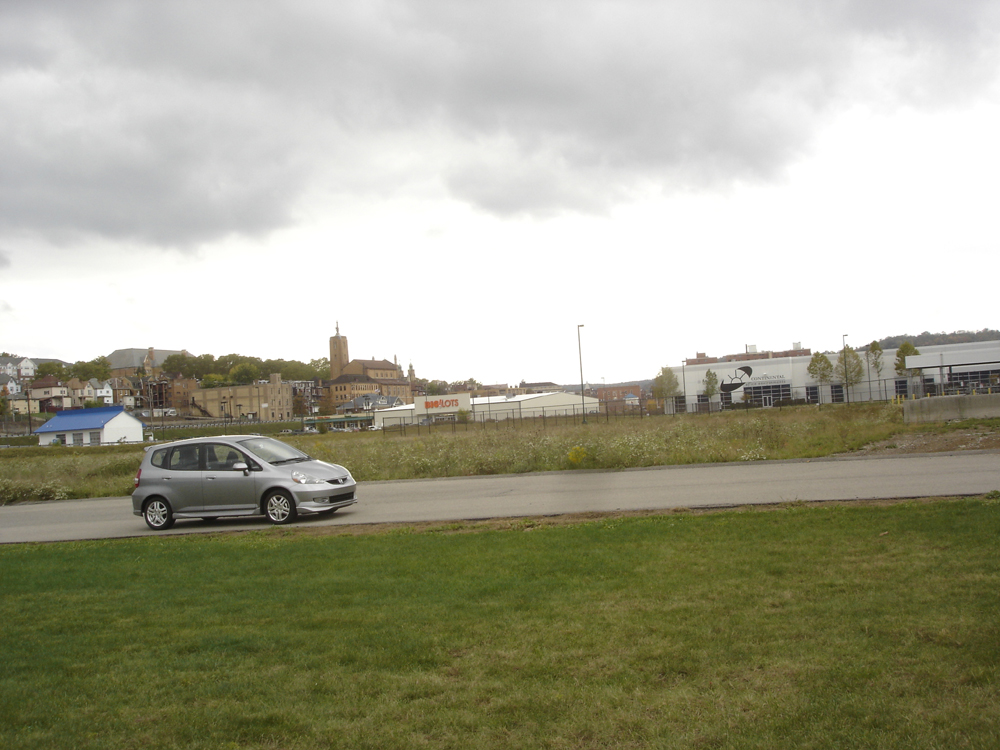
#> input picture isy/isy-02/isy-02/images/pano3.jpg, 1000 x 750 px; the run also reads 1 picture not shown here
$ python 02_stitching.py
#> lines starting #> are read from the running program, lines starting #| are printed output that depends on the picture
### isy/isy-02/isy-02/ImageStitcher.py
import numpy as np
import cv2


# complete the class ImageStitcher

class ImageStitcher:
    """A simple class for stitching two images. The class expects two color images"""

    def __init__(self, imagelist):

        self.imagelist = imagelist

        # match ratio to clean feature area from non-important ones
        self.distanceRatio = 0.75
        # theshold for homography
        self.reprojectionThreshold = 4.0

    def match_keypoints(self, kpsPano1, kpsPano2, descriptors1, descriptors2):
        """This function computes the matching of image features between two different
        images and a transformation matrix (aka homography) that we will use to unwarp the images
        and place them correctly next to each other. There is no need for modifying this, we will
        cover what is happening here later in the course.
        """
        # compute the raw matches using a Bruteforce matcher that
        # compares image descriptors/feature vectors in high-dimensional space
        # by employing K-Nearest-Neighbor match (more next course)
        bf = cv2.BFMatcher()
        rawmatches = bf.knnMatch(descriptors1, descriptors2, 2)
        matches = []

        # loop over the raw matches and filter them
        for m in rawmatches:
            # ensure the distance is within a certain ratio of each
            # other (i.e. David Lowe's ratio = 0.75)
            # in other words - panorama images need some useful overlap
            if len(m) == 2 and m[0].distance < m[1].distance * self.distanceRatio:
                matches.append((m[0].trainIdx, m[0].queryIdx))

        print("matches:", len(matches))
        # we need to compute a homography - more next course
        # computing a homography requires at least 4 matches
        if len(matches) > 4:
            # construct the two sets of points
            ptsPano1 = np.float32([kpsPano1[i].pt for (_, i) in matches])
            ptsPano2 = np.float32([kpsPano2[i].pt for (i, _) in matches])

            # compute the homography between the two sets of points
            (H, status) = cv2.findHomography(ptsPano1, ptsPano2, cv2.RANSAC, self.reprojectionThreshold)

            # we return the corresponding perspective transform and some
            # necessary status object + the used matches
            return (H, status, matches)

        # otherwise, no homograpy could be computed
        return None

    def draw_matches(self, img1, img2, kp1, kp2, matches, status):
        """For each pair of points we draw a line between both images and circles,
        then connect a line between them.
        Returns a new image containing the visualized matches
        """

        (h1, w1) = img1.shape[:2]
        (h2, w2) = img2.shape[:2]
        vis = np.zeros((max(h1, h2), w1 + w2, 3), dtype="uint8")
        vis[0:h1, 0:w1] = img1
        vis[0:h2, w1:] = img2

        for ((idx2, idx1), s) in zip(matches, status):
            # only process the match if the keypoint was successfully matched
            if s == 1:

                # x - columns
                # y - rows
                (x1, y1) = kp1[idx1].pt
                (x2, y2) = kp2[idx2].pt

                # Draw a small circle at both co-ordinates
                # radius 4
                # colour blue
                # thickness = 1
                cv2.circle(vis, (int(x1), int(y1)), 4, (255, 255, 0), 1)
                cv2.circle(vis, (int(x2) + w1, int(y2)), 4, (255, 255, 0), 1)

                # Draw a line in between the two points
                # thickness = 1
                # colour blue
                cv2.line(vis, (int(x1), int(y1)), (int(x2) + w1, int(y2)), (255, 0, 0), 1)
        return vis

    def stitch_to_panorama(self):

        # YOUR CODE HERE
        # 1. create feature extraction
        sift = cv2.xfeatures2d.SIFT_create()
        # 2. detect and compute keypoints and descriptors for the first image
        img1 = self.imagelist[0]
        kp1, desc1 = sift.detectAndCompute(img1, None)

        matchList = []
        panoramaImg= []
        # 3. loop through the remaining images and detect and compute keypoints + descriptors
        for img2 in self.imagelist[1:]:
            kp2, desc2 = sift.detectAndCompute(img2, None)
            # 4. match features between the two consecutive images and check if the
            # result might be None.
            # if not enough matches were found we can't stitch
            # and we break here
            result = self.match_keypoints(kp1, kp2, desc1, desc2)
            if result == None:
                break
            H, status, matches = result
            # The result contains matches and a status object that can be used to draw the matches.
            # Additionally (and more importantly) it contains the transformation matrix (homography matrix)
            # commonly refered to as H. That can and should be used with cv2.warpPerspective to transform
            # consecutive images such that they fit together.
            # make sure the size of the new (warped) image is large enough to support the overlap.
            # the resulting image might be too wide (lot of black areas on the right) because there is a
            # substantial overlap
            # 5. create a new image using draw_matches containing the visualized matches

            cols1 = img1.shape[1]
            cols2 = img2.shape[1]
            width = cols1 + cols2
            height = img1.shape[0]
            #to know which image had to be warped, look it up in https://www.pyimagesearch.com/2016/01/11/opencv-panorama-stitching/
            panoramaImg = cv2.warpPerspective(img1, H, (width, height))
            panoramaImg[0:height, 0:cols2] = img2
            matchingImg = self.draw_matches(img1, img2, kp1, kp2, matches, status)
            matchList.append(matchingImg)
            img1 = panoramaImg
            kp1, desc1 = sift.detectAndCompute(panoramaImg, None)

        # 6. return the resulting stitched image
        return (matchList, panoramaImg)

### isy/isy-02/isy-02/02_stitching.py
import numpy as np
import cv2
import math
import sys
from ImageStitcher import *

############################################################
#
#                   Image Stitching
#
############################################################

# 1. load panorama images
carPanoR = cv2.imread('images/pano3.jpg', 1)
#> carPanoR is the input picture: shape (750, 1000, 3); mean B, G, R 144.6, 164.3, 164.9
carPanoM = cv2.imread('images/pano2.jpg', 1)
carPanoL = cv2.imread('images/pano1.jpg', 1)
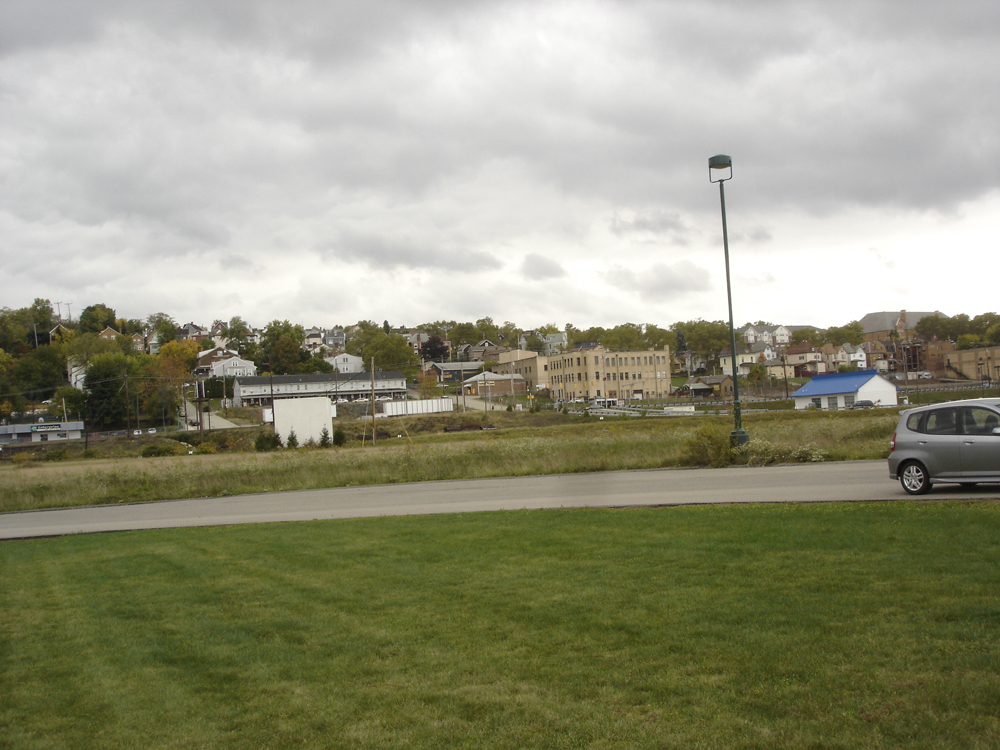
#> input picture isy/isy-02/isy-02/images/pano1.jpg, 1000 x 750 px
#> carPanoL is the input picture: shape (750, 1000, 3); mean B, G, R 125.1, 148.1, 147.9

cityPanoR = cv2.imread('images/pano6.jpg', 1)
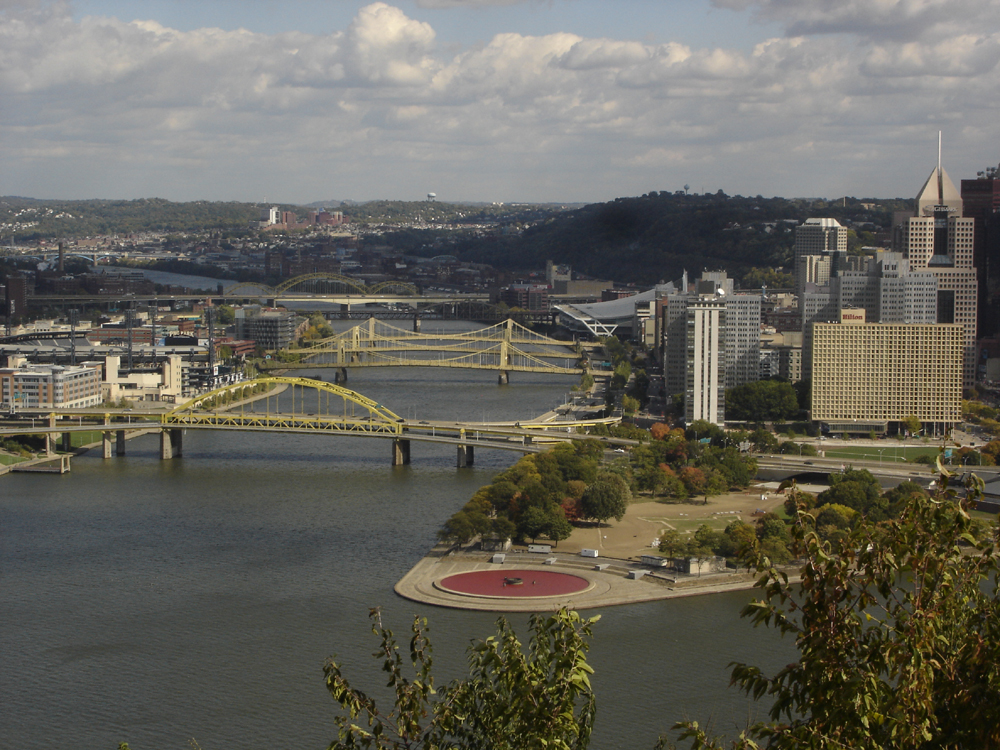
#> input picture isy/isy-02/isy-02/images/pano6.jpg, 1000 x 750 px
#> cityPanoR is the input picture: shape (750, 1000, 3); mean B, G, R 92.4, 100.8, 102.4
cityPanoM = cv2.imread('images/pano5.jpg', 1)
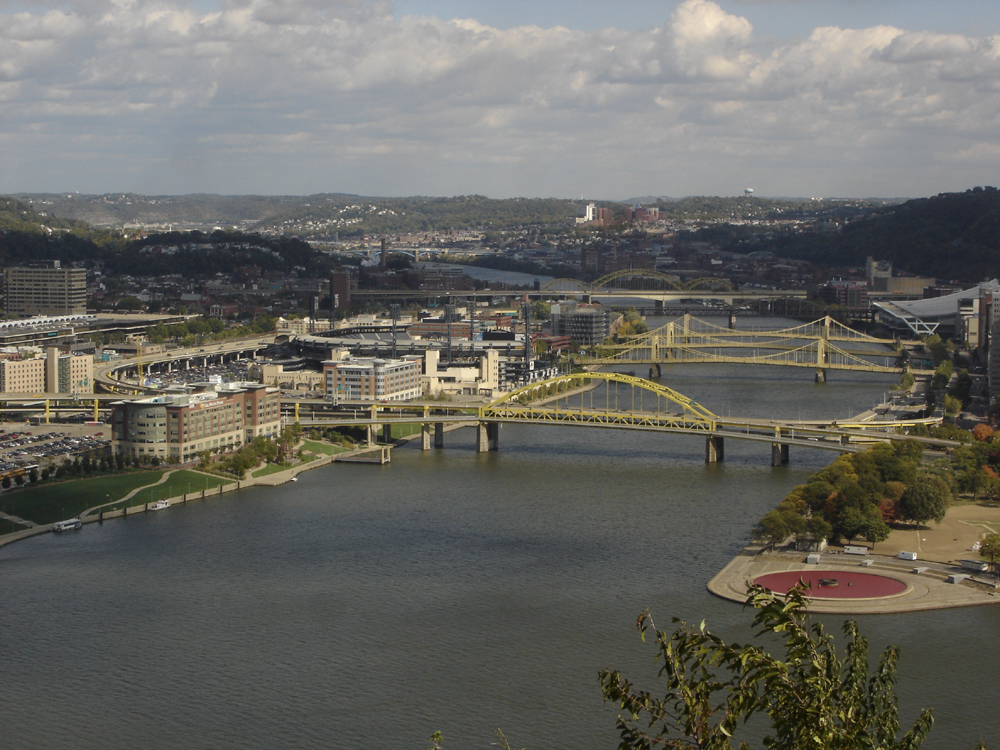
#> input picture isy/isy-02/isy-02/images/pano5.jpg, 1000 x 750 px
#> cityPanoM is the input picture: shape (750, 1000, 3); mean B, G, R 98.3, 103.8, 104.3
cityPanoL = cv2.imread('images/pano4.jpg', 1)
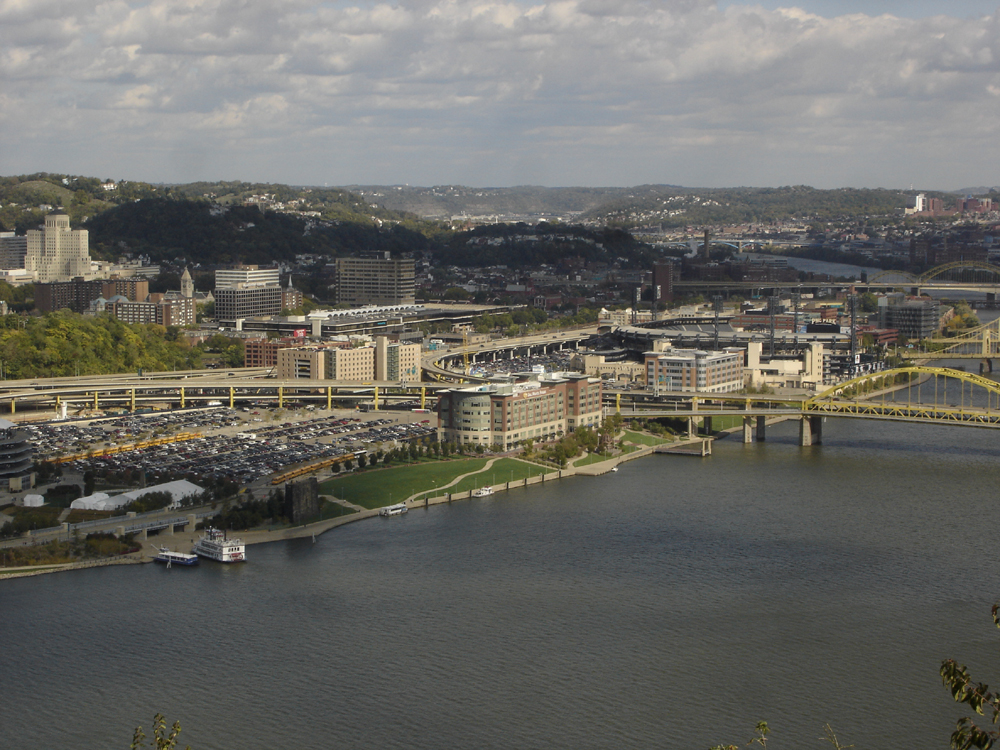
#> input picture isy/isy-02/isy-02/images/pano4.jpg, 1000 x 750 px
#> cityPanoL is the input picture: shape (750, 1000, 3); mean B, G, R 100, 105.1, 105.5

# order of input images is important(from right to left)
imageStitcherCar = ImageStitcher([carPanoR, carPanoM, carPanoL]) # list of images
#> in __init__, `self.imagelist = imagelist`: self.imagelist = 3 items
(matchlistCar, resultCar) = imageStitcherCar.stitch_to_panorama()
#> in stitch_to_panorama, `kp1, desc1 = sift.detectAndCompute(img1, None)`: kp1 = 1191 keypoints; strongest (x, y, size): (244, 465, 3.2), (123, 428, 21.6), (748, 370, 5.7), (278, 499, 2.4)
#> the loop in stitch_to_panorama, `for img2 in self.imagelist[1:]:` made 2 passes
#> (rawmatches in match_keypoints, cols1, cols2, width, height, h1 in draw_matches, w1 in draw_matches, h2 in draw_matches) on passes 1 to 2: (1191 matches, 1000, 1000, 2000, 750, 750, 1000, 750), (2239 matches, 2000, 1000, 3000, 750, 750, 2000, 750)
#| matches: 432
#| matches: 610
#> after the loop in stitch_to_panorama, `for img2 in self.imagelist[1:]:`: matchList = 2 items
#> matchlistCar = 2 items

imageStitcherCity = ImageStitcher([cityPanoR, cityPanoM, cityPanoL]) # list of images
(matchlistCity, resultCity) = imageStitcherCity.stitch_to_panorama()
#> in stitch_to_panorama (call 2), `kp1, desc1 = sift.detectAndCompute(img1, None)`: kp1 = 6217 keypoints; strongest (x, y, size): (216, 373, 2.7), (933, 483, 2.6), (721, 291, 3.6), (869, 548, 3.6)
#> the loop in stitch_to_panorama (call 2), `for img2 in self.imagelist[1:]:` made 2 passes
#> (rawmatches in match_keypoints, cols1, cols2, width, height, h1 in draw_matches, w1 in draw_matches, h2 in draw_matches) on passes 1 to 2: (6217 matches, 1000, 1000, 2000, 750, 750, 1000, 750), (9132 matches, 2000, 1000, 3000, 750, 750, 2000, 750)
#| matches: 1087
#| matches: 1358
#> after the loop in stitch_to_panorama (call 2), `for img2 in self.imagelist[1:]:`:
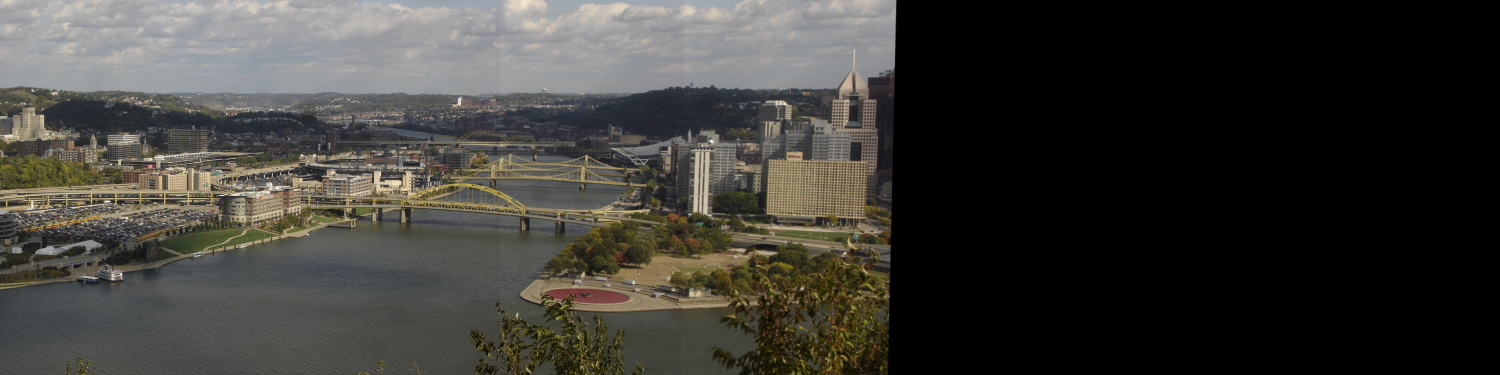
#> img1: shape (750, 3000, 3) (shown at 1/2 size); mean B, G, R 55.2, 59.9, 61
#> matchlistCity = 2 items

if not matchlistCar and matchlistCity:
    print("We have not enough matching keypoints to create a panorama")
else:
    # YOUR CODE HERE
    # output all matching images
    # output result
    # Note: if necessary resize the image
    for idx, out in enumerate(matchlistCar):
        cv2.imshow("Match car" + str(idx), out)
#> this loop made 2 passes
    cv2.imshow("Panorama Ergebnis car", resultCar)

    for idx, out in enumerate(matchlistCity):
        cv2.imshow("Match city" + str(idx), out)
#> this loop made 2 passes
#> pass 2, `cv2.imshow("Match city" + str(idx), out)`:
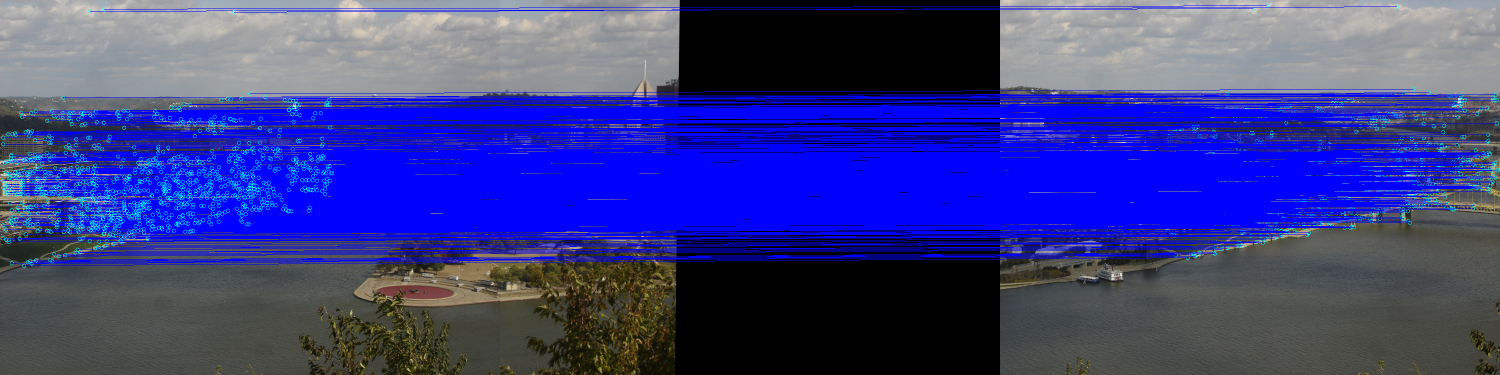
#> window 'Match city1': shape (750, 3000, 3) (shown at 1/2 size); mean B, G, R 137.9, 61.3, 58.3
    cv2.imshow("Panorama Ergebnis city", resultCity)
    while True:
        key = cv2.waitKey(0) & cv2.waitKey(0xFF)
#> (key q is pressed here)
#> (key Esc is pressed here)
        if key == ord('q'):
            cv2.destroyAllWindows()
            break
    print('end')
